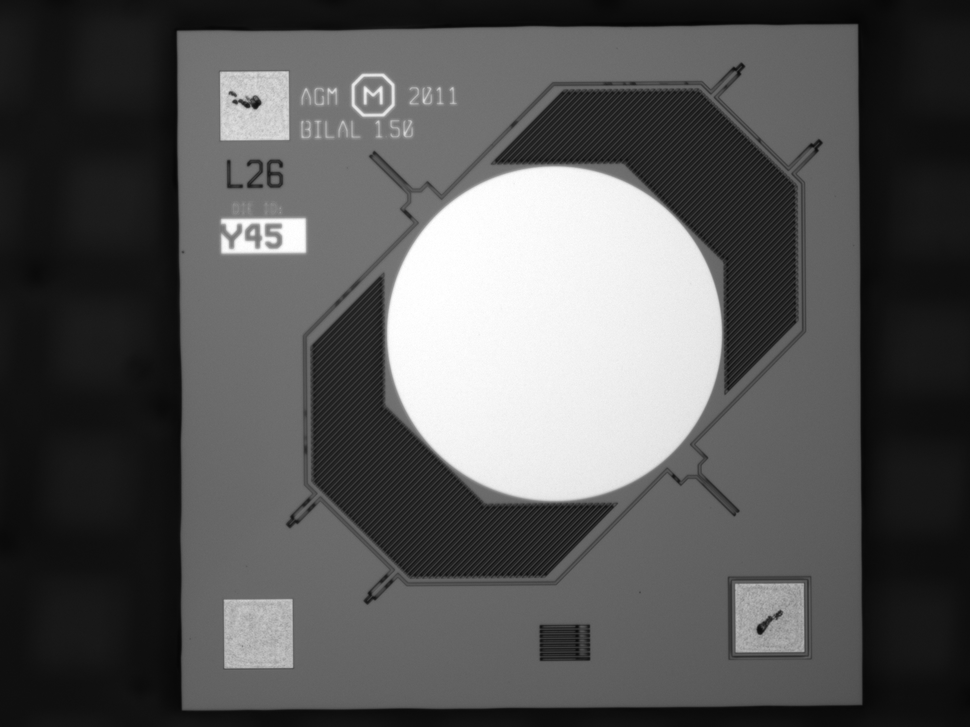
#> input picture images/TI01.png, 970 x 727 px, shrunk from 2048 x 1536 before the run
$ python projections.py images/TI01.png   (older library calls are emulated)
#> lines starting #> are read from the running program, lines starting #| are printed output that depends on the picture; after the words box and inside, x2 and y2 are one past the last pixel; in counts of white or black regions, pixels touching at a corner belong together
### math_utils.py

import numpy as np
import time
import unittest

'''
 Lines are already been pruned to same angle
 We are looking for quadrilaterals

 '''


# [225 lines left out: functions lines2quadrilaterals, py_weighted_median, py_mwm_1d, py_mwm_nd, slidingWindow, smooth, not called in this run]

def medianFilter(x, k=9):
    """Apply a length-k median filter to a 1D array x.
    Boundaries are extended by repeating endpoints.
    """
    assert k % 2 == 1, "Median filter length must be odd."
    assert x.ndim == 1, "Input must be one-dimensional."
    k2 = (k - 1) // 2
    y = np.zeros ((len (x), k), dtype=x.dtype)
    y[:,k2] = x
    for i in range (k2):
        j = k2 - i
        y[j:,i] = x[:-j]
        y[:j,i] = x[0]
        y[:-j,-(i+1)] = x[j:]
        y[-j:,-(i+1)] = x[-1]
    return np.median (y, axis=1)

class TestMWM(unittest.TestCase):
    # [228 lines left out: functions test_the_test, test_the_nd_test, test_wm, test_weighted_median_methods, test_1d_mwm_int, test_1d_mwm and 8 more, not called in this run]

### projections.py
import sys
import cv2 as cv

import matplotlib.pyplot as plt
import cv2
import numpy as np
import os
from scipy.signal import find_peaks


def image_projection(img):
    """
    """
    # change to gray
    gray = cv2.cvtColor(img, cv2.COLOR_BGR2GRAY)

    # Change to numpy array format
    nb = np.array(gray)

    x_sum = cv2.reduce(gray, 0, cv2.REDUCE_SUM, dtype=cv2.CV_64F)
    y_sum = cv2.reduce(gray, 1, cv2.REDUCE_SUM, dtype=cv2.CV_64F)

    # get height and weight
    x = gray.shape[1]
    y = gray.shape[0]

    # division the result by height and weight
    x_sum = x_sum / y
    y_sum = y_sum / x

    x_sum = x_sum.transpose()

    x_arr = np.arange(x)
    y_arr = np.arange(y)

    xn = np.array(x_sum)
    yn = np.array(y_sum)
    x_peaks, _ = find_peaks(xn.ravel(), height=0, width=10)
    y_peaks, _ = find_peaks(yn.ravel(), height=0, width=10)

    return x_arr, xn, x_peaks, y_arr, yn, y_peaks


import sys

from math_utils import medianFilter

if __name__ == '__main__':

    name = sys.argv[1]
    img_color = cv2.imread(name)
#> img_color is the input picture: shape (727, 970, 3); min 5, max 255, mean 86.7
  #  img_color = img_color[255:1223,511:1223]

    rows, cols, cns = img_color.shape
#> rows = 727; cols = 970; cns = 3
    f, axs = plt.subplots(3, 2, figsize=(20, 10), frameon=False,
                          subplot_kw={'xticks': [], 'yticks': []})
    x_arr, xn, x_peaks, y_arr, yn, y_peaks = image_projection(img_color)
#> in image_projection, `y_sum = cv2.reduce(gray, 1, cv2.REDUCE_SUM, dtype=cv2.CV_64F)`: y_sum = 727 values, max 125028 at index 250, min 12870 at index 712, mean 84123.6
#> in image_projection, `y_sum = y_sum / x`: y_sum = 727 values, max 128.9 at index 250, min 13.27 at index 712, mean 86.73
#> in image_projection, `x_sum = x_sum.transpose()`: x_sum = 970 values, max 153.7 at index 490, min 10.61 at index 864, mean 86.73
#> in image_projection, `xn = np.array(x_sum)`: xn has the same summary as x_sum
#> in image_projection, `yn = np.array(y_sum)`: yn has the same summary as y_sum
#> in image_projection, `x_peaks, _ = find_peaks(xn.ravel(), height=0, width=10)`: x_peaks = [101, 243, 284, 490, 593, 753, 799, 824, 931]
#> in image_projection, `y_peaks, _ = find_peaks(yn.ravel(), height=0, width=10)`: y_peaks = [59, 75, 250, 305, 600]
#> x_arr = 970 values from 0 to 969; xn has the same summary as x_sum in image_projection; x_peaks = [101, 243, 284, 490, 593, 753, 799, 824, 931]; y_arr = 727 values from 0 to 726; yn has the same summary as y_sum in image_projection; y_peaks = [59, 75, 250, 305, 600]

    med_xn = medianFilter(xn.ravel())
#> med_xn = 970 values, max 153.6 at index 491, min 11.61 at index 863, mean 86.73
    med_yn = medianFilter(yn.ravel())
#> med_yn = 727 values, max 126.7 at index 248, min 14.18 at index 711, mean 86.72

    axs[0, 0].plot(x_arr, xn)
    axs[0, 0].plot(x_peaks, xn[x_peaks], "x")
    axs[0, 0].grid(True)
    axs[0, 1].plot(y_arr, yn)
    axs[0, 1].plot(y_peaks, yn[y_peaks], "x")
    axs[0, 1].grid(True)

    axs[1, 0].plot(x_arr, med_xn)
    axs[1, 0].grid(True)
    axs[1, 1].plot(y_arr, med_yn)
    axs[1, 1].grid(True)

    plt.show()
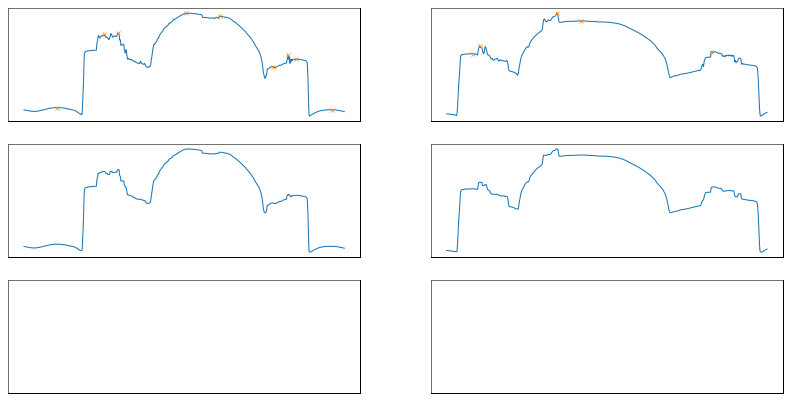
#> figure drawn by matplotlib, 4 panels

    # display the image with projection peaks projected on them
    for xp in x_peaks:
        cv2.line(img_color, (xp, 0),(xp, rows - 1), (255, 0, 0), 4, cv2.LINE_AA)
#> this loop made 9 passes
#> xp on passes 1 to 9: 101, 243, 284, 490, 593, 753, 799, 824, 931
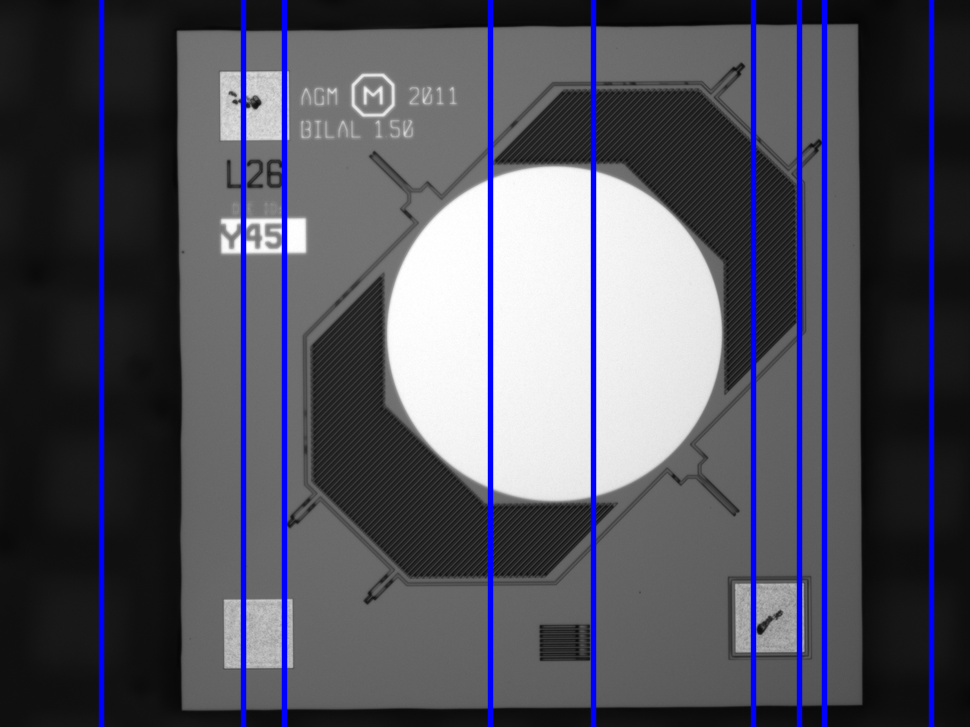
#> img_color: shape (727, 970, 3); 6.49% of pixels changed, all inside (x1, y1, x2, y2) = (98, 0, 935, 727)
    for yp in y_peaks:
        cv2.line(img_color, (0, yp), (cols-1, yp), (0, 255, 0), 4, cv2.LINE_AA)
#> this loop made 5 passes
#> yp on passes 1 to 5: 59, 75, 250, 305, 600
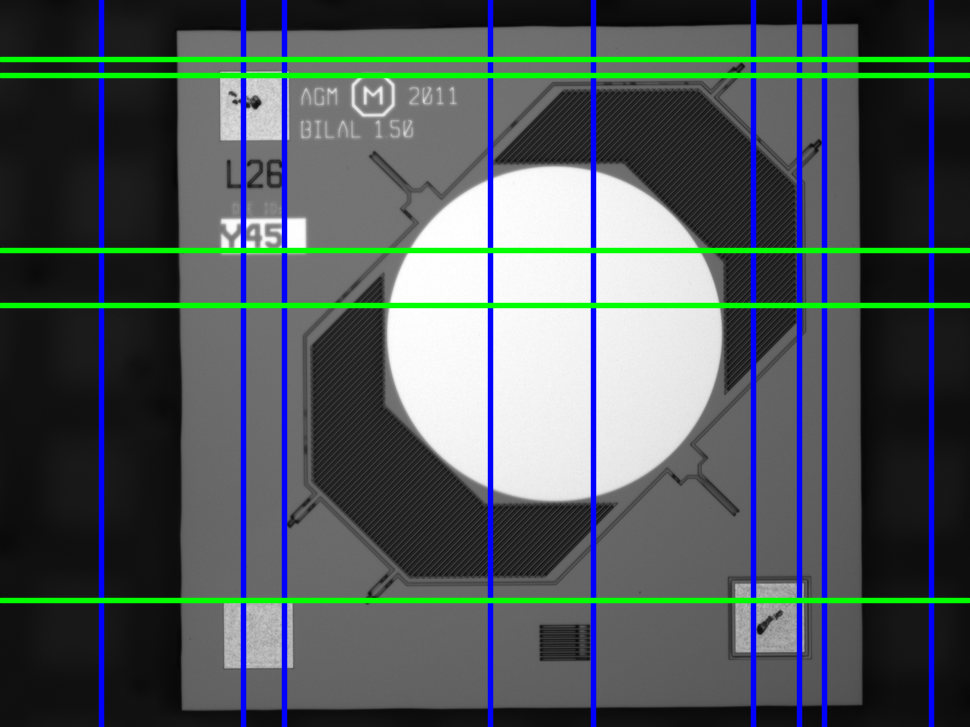
#> img_color: shape (727, 970, 3); 4.81% of pixels changed, all inside (x1, y1, x2, y2) = (0, 56, 970, 604)

    cv2.namedWindow('Display', cv2.WINDOW_NORMAL)
    cv2.imshow('Display', img_color)
    cv2.waitKey(0)
